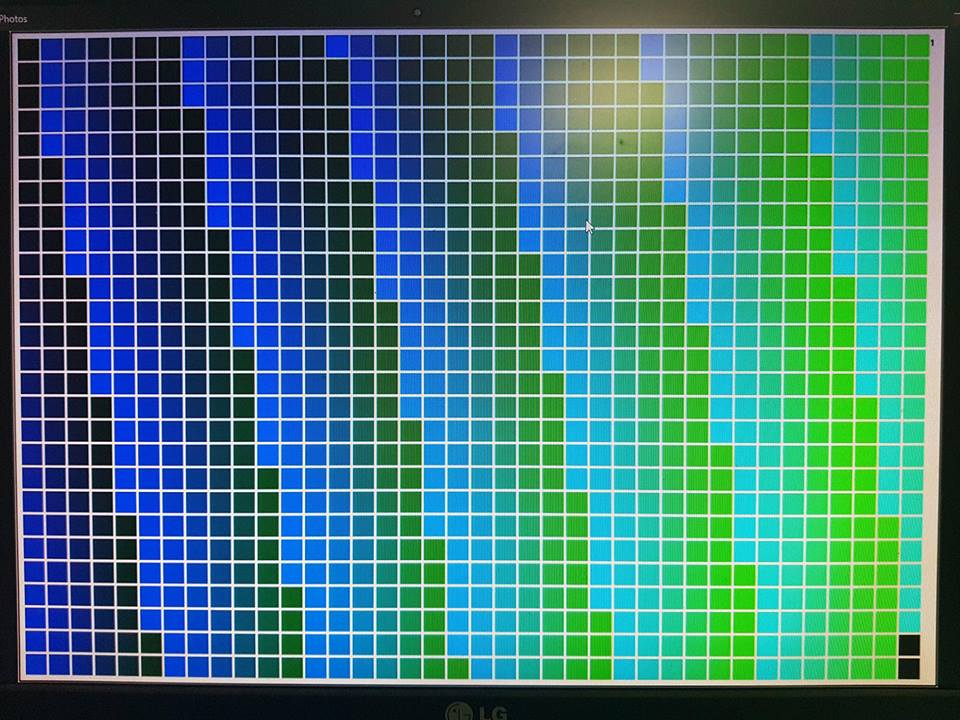
#> input picture capture_image/img_test.jpg, 960 x 720 px, found by its file name
$ python transform.py
#> lines starting #> are read from the running program, lines starting #| are printed output that depends on the picture
import numpy as np
import cv2


def order_points(pts):
    rect = np.zeros((4,2), dtype="float32")
    s = pts.sum(axis=1)
    rect[0] = pts[np.argmin(s)]
    rect[2] = pts[np.argmax(s)]

    diff = np.diff(pts, axis=1)
    rect[1] = pts[np.argmin(diff)]
    rect[3] = pts[np.argmax(diff)]

    return rect


def four_point_transform(image, pts):
    rect = order_points(pts)
    (tl, tr, br, bl) = rect

    widthA = np.sqrt(((br[0] - bl[0]) ** 2) + ((br[1] - bl[1]) ** 2))
    widthB = np.sqrt(((tr[0] - tl[0]) ** 2) + ((tr[1] - tl[1]) ** 2))
    maxWidth = max(int(widthA), int(widthB))

    heightA = np.sqrt(((tr[0] - br[0]) ** 2) + ((tr[1] - br[1]) ** 2))
    heightB = np.sqrt(((tl[0] - bl[0]) ** 2) + ((tl[1] - bl[1]) ** 2))
    maxHeight = max(int(heightA), int(heightB))

    dst = np.array([
        [0, 0],
        [maxWidth - 1, 0],
        [maxWidth - 1, maxHeight - 1],
        [0, maxHeight - 1]], dtype="float32")

    M = cv2.getPerspectiveTransform(rect, dst)
    warped = cv2.warpPerspective(image, M, (maxWidth, maxHeight))

    return warped


image_path = "C:\\Users\\Mig\\PycharmProjects\\Practice\\capture_image\\img_test.jpg"
image = cv2.imread(image_path)
#> image is the input picture: shape (720, 960, 3); mean B, G, R 120.6, 120.7, 64.6
with open('C:\\Users\\Mig\\PycharmProjects\\Practice\\capture_image\\coord4.txt', 'r') as coord_file:
#> (reads capture_image/coord4.txt from the repository)
    line = coord_file.read()
    point1, point2, point3, point4 = line.split('|')
    point1_x, point1_y = point1.split(',')
    point2_x, point2_y = point2.split(',')
    point3_x, point3_y = point3.split(',')
    point4_x, point4_y = point4.split(',')
    rec = np.array([
        [int(point1_x), int(point1_y)],
        [int(point2_x), int(point2_y)],
        [int(point3_x), int(point3_y)],
        [int(point4_x), int(point4_y)]
    ])
    print(rec)
    warped = four_point_transform(image, rec)
#> in four_point_transform, `warped = cv2.warpPerspective(image, M, (maxWidth, maxHeight))`:
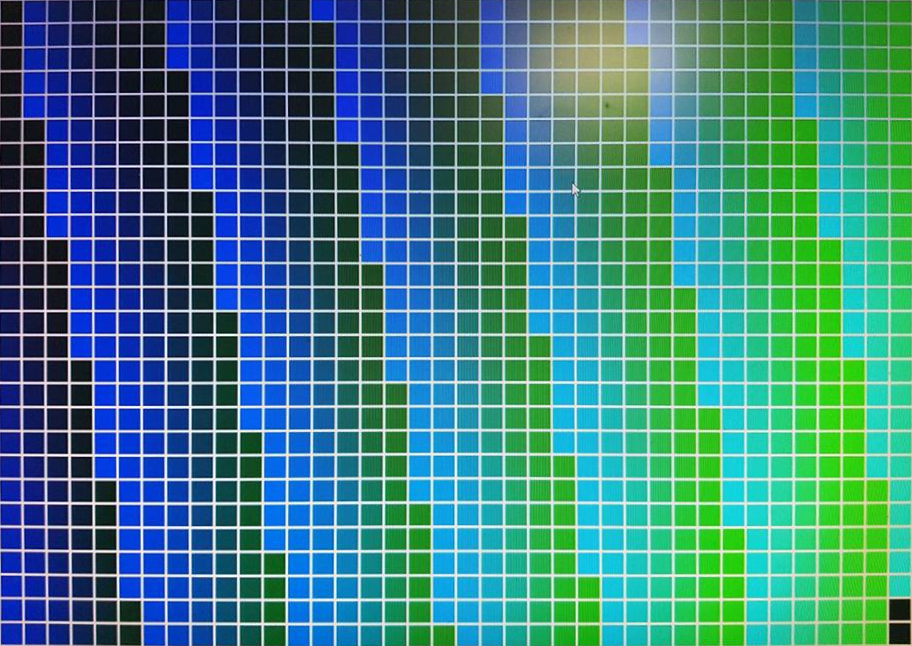
#> warped: shape (646, 912, 3); mean B, G, R 132.1, 131.2, 64.8

    cv2.imshow("original", image)
    cv2.imshow("warped", warped)
    cv2.waitKey(0)
